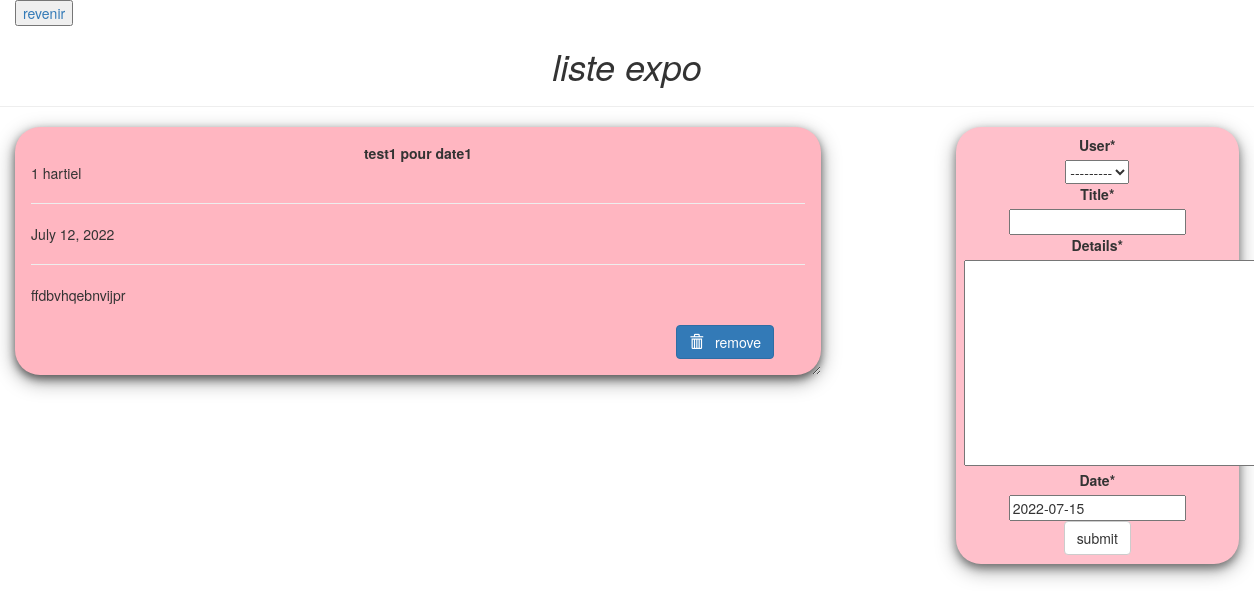
Page /todo/ (signed in) on the earlier database version.
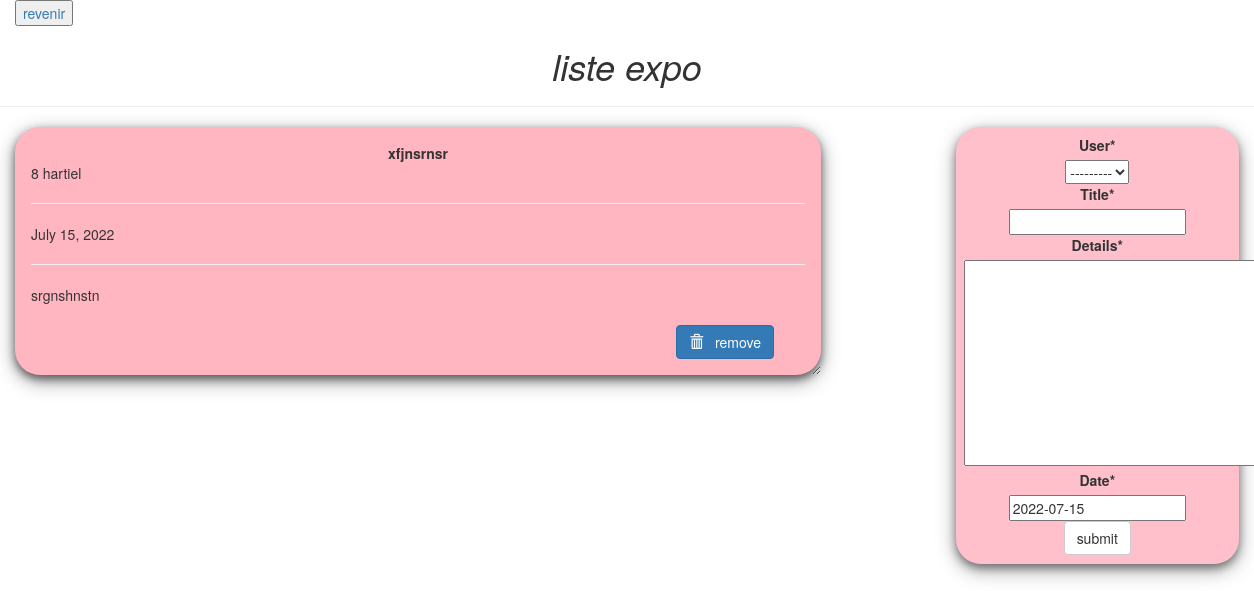
Same page on the later database version.
### todo/models.py (models this page shows, shortened)
class Todo(models.Model):
	user = models.ForeignKey(users, on_delete=models.CASCADE)
	title=models.CharField(max_length=100)
	details=models.TextField()
	date=models.DateField(default=timezone.now, unique=True)

### compte/models.py (models this page shows)
class users(AbstractUser):
    chef = models.BooleanField(default=False)

### todo/views.py (the view, shortened to what this page needs)
# urls.py: path('',views.index,name='todo'),
@login_required(login_url='acces')
def index(request):
	item_list = Todo.objects.order_by("-date")
	form = TodoForm()
	page = {
			"forms" : form,
			"list" : item_list,
			"title" : "TODO LIST",
		}
	return render(request, 'todo/index.html', page)

### todo/forms.py
class TodoForm(forms.ModelForm):
	class Meta:
		model = Todo
		fields="__all__"

### becoffe/templates/todo/index.html (shortened to what this page needs)
{% load crispy_forms_tags %}
<!DOCTYPE html>
<html lang="en" dir="ltr">
<head>
  <link rel="stylesheet" href="https://maxcdn.bootstrapcdn.com/bootstrap/3.3.7/css/bootstrap.min.css">
</head>
<button> <a href="{% url 'hello' %}"> revenir </a> </button>
<body  class="container-fluid">
  <center class="row">
    <h1><i>liste expo</i></h1>
    <hr />
  </center>
  <div class="row">
    <div class="col-md-8">
      {% for i in list %}
      <div class="card">
        <center><b>{{i.title}}</b></center>
        {{i.id}}
        {{i.user}}
        <hr/>
        {{i.date}}
        <hr/>
        {{i.details}}
        <br />
        <br />
        <form action= "{%url 'del' i.id %}" method="post" style=" padding-right: 4%; padding-bottom: 3%;">
          <button value="remove" type="submit"  class="btn btn-primary" style="float: right;"><span class="glyphicon glyphicon-trash"></span> &nbsp; remove</button>
        </form>
      </div>
      {% endfor%}
    </div>
    <div class="col-md-1"> </div>
    <div class="col-md-3" >
      <div  class="submit_form">
      <form  method="POST">
        {{forms|crispy}}
        <center>
        <input type="submit" class="btn btn-default" value="submit" />
      </center>
      </form>
    </div>
  </div>
</div>
</body>
</html>

Differences in the rows shown:
removed Todo: title "test1 pour date1", id "1", user "hartiel", date "July 12, 2022", details "ffdbvhqebnvijpr"
added Todo: title "xfjnsrnsr", id "8", user "hartiel", date "July 15, 2022", details "srgnshnstn"
